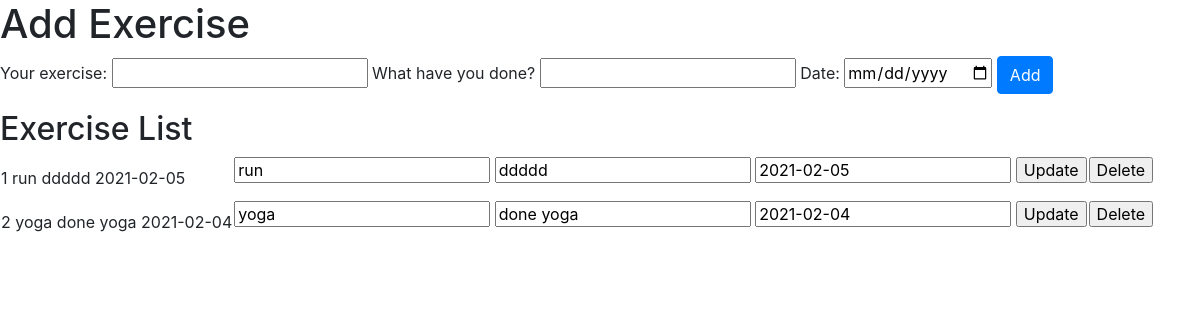
The page / on the database its author committed.
### application/models.py (models this page shows)
class Exercise(db.Model):
    id = db.Column(db.Integer, primary_key = True)
    name = db.Column(db.String(30))
    done = db.Column(db.String(100))
    date = db.Column(db.String(30))
    goal = db.relationship('Goal', backref='exercise')

### application/routes.py (the view)
@app.route('/', methods=["GET", "POST"])
def home():
    if request.form:
        exercise = Exercise(name=request.form.get("name"),
                            done=request.form.get("done"),
                            date=request.form.get("date"))
        db.session.add(exercise)
        db.session.commit()
    exercises = Exercise.query.all()
    return render_template("edit_exercise.html", exercises=exercises)

### application/templates/edit_exercise.html (shortened to what this page needs)
<html>
<head>
  <link rel="stylesheet" href="{{ url_for('static', filename='style.css') }}">
  <link rel="stylesheet" href="https://stackpath.bootstrapcdn.com/bootstrap/4.4.1/css/bootstrap.min.css"
>
</head>
<body>
  <h1>Add Exercise</h1>
  <form method="POST" action="/">
    <label>Your exercise: </label>
    <input type="text" name="name">
    <label>What have you done?</label>
    <input type="text" name="done">
    <label>Date:</label>
    <input type="date" name="date">
    <button type="submit" class="btn btn-primary">Add</button>
  </form>
  <h2>Exercise List</h2>
  <table>
    {% for exercise in exercises %}
    <tr>
      <td>
        {{exercise.id}}
        {{exercise.name}}
        {{exercise.done}}
        {{exercise.date}}
      </td>
      <td>
        <form method="POST" action="./update">
          <input type="text" value="{{exercise.name}}" name="newname">
          <input type="text" value="{{exercise.done}}" name="newdone">
          <input type="text" value="{{exercise.date}}" name="newdate">
          <input type="submit" value="Update">
        </form>
      </td>
      <td>
        <form method="POST" action="./delete">
          <input type="submit" value="Delete">
        </form>
      </td>
    </tr>
    {% endfor %}
  </table>
</body>
</html>

### application/static/style.css (style rules this page uses)
body { text-align: center; }

### rows shown on the page
Exercise: id "1", name "run", done "ddddd", date "2021-02-05", newname "run", newdone "ddddd", newdate "2021-02-05"
Exercise: id "2", name "yoga", done "done yoga", date "2021-02-04", newname "yoga", newdone "done yoga", newdate "2021-02-04"
